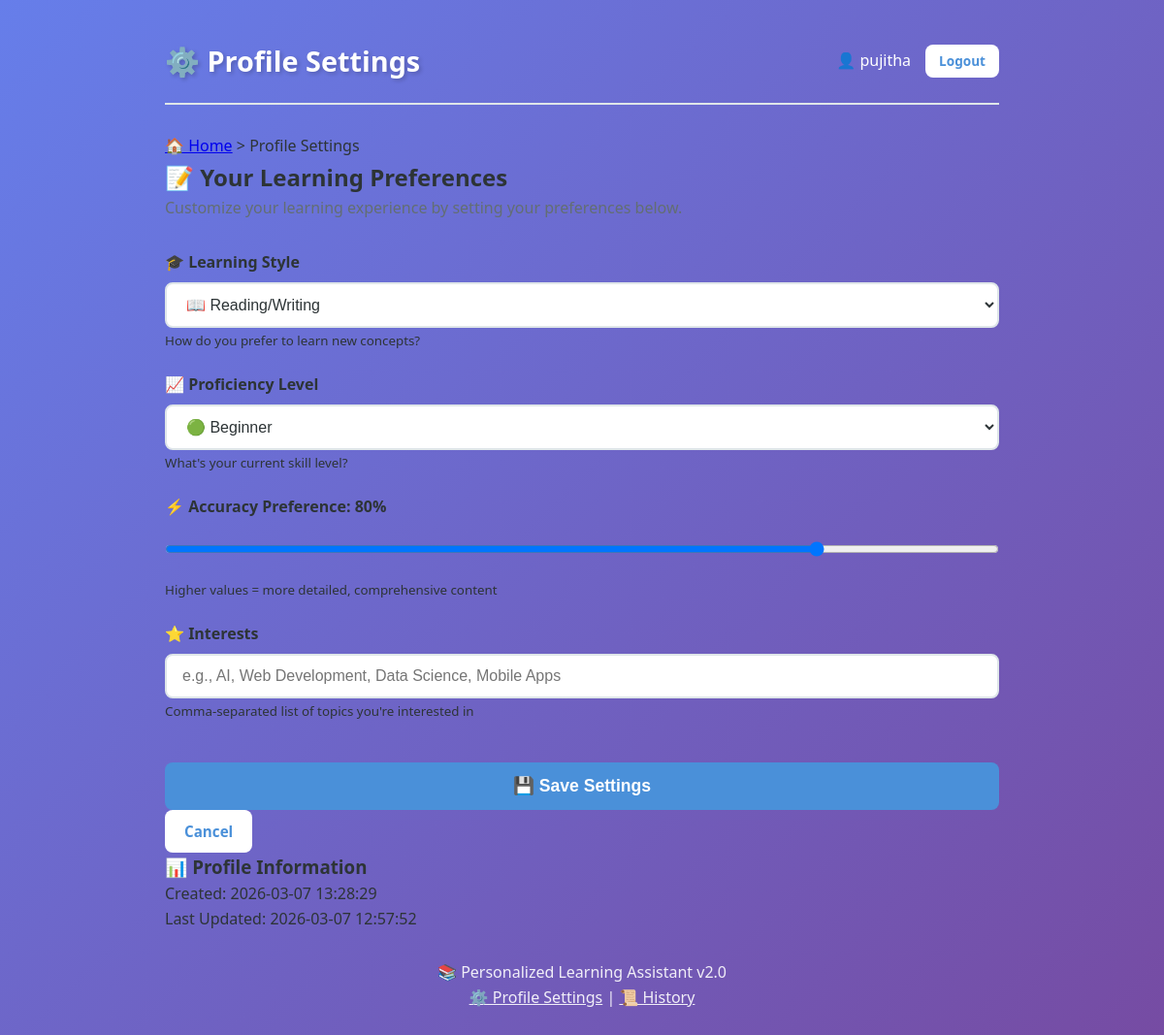
/profile (signed in), run on the app's committed database.
### tables this page shows
CREATE TABLE user_profiles (
            id INTEGER PRIMARY KEY AUTOINCREMENT,
            user_id INTEGER NOT NULL,
            learning_style TEXT DEFAULT 'Reading',
            level TEXT DEFAULT 'Beginner',
            accuracy INTEGER DEFAULT 80,
            interests TEXT DEFAULT '',
            updated_at TIMESTAMP DEFAULT CURRENT_TIMESTAMP, created_at TIMESTAMP,
            FOREIGN KEY (user_id) REFERENCES users (id)
        );

### app.py (the view, shortened to what this page needs)
@app.route('/profile', methods=['GET', 'POST'])
@login_required
def profile():
    user_id = session.get('user_id')
    profile = get_or_create_profile(user_id)
    return render_template('profile.html', profile=profile)

### app.py (called while the page is built, shortened)
def get_db_connection():
    conn = sqlite3.connect(DATABASE)
    conn.row_factory = sqlite3.Row
    return conn

def get_or_create_profile(user_id):
    conn = get_db_connection()
    cursor = conn.cursor()
    cursor.execute('SELECT * FROM user_profiles WHERE user_id = ?', (user_id,))
    profile = cursor.fetchone()
    conn.close()
    return profile

def login_required(f):
    @wraps(f)
    def decorated_function(*args, **kwargs):
        if 'user_id' not in session:
            flash('Please log in to access this page.', 'error')
            return redirect(url_for('login'))
        return f(*args, **kwargs)
    return decorated_function

### templates/profile.html (shortened to what this page needs)
<!DOCTYPE html>
<html lang="en">
<head>
    <link rel="stylesheet" href="/static/style.css">
</head>
<body>
    <div class="container">
        <header>
            <h1>⚙️ Profile Settings</h1>
            <div class="user-info">
                <span>👤 {{ session.get('username') }}</span>
                <a href="/logout" class="btn btn-small">Logout</a>
            </div>
        </header>
        <main>
            <nav class="breadcrumb">
                <a href="/">🏠 Home</a> > <span>Profile Settings</span>
            </nav>
            <section class="profile-form">
                <h2>📝 Your Learning Preferences</h2>
                <p class="subtitle">Customize your learning experience by setting your preferences below.</p>
                <form method="POST" action="/profile">
                    <div class="form-group">
                        <label for="learning_style">🎓 Learning Style</label>
                        <select id="learning_style" name="learning_style">
                            <option value="Reading" {% if profile and profile.learning_style == 'Reading' %}selected{% endif %}>📖 Reading/Writing</option>
                        </select>
                        <small class="help-text">How do you prefer to learn new concepts?</small>
                    </div>
                    <div class="form-group">
                        <label for="level">📈 Proficiency Level</label>
                        <select id="level" name="level">
                            <option value="Beginner" {% if profile and profile.level == 'Beginner' %}selected{% endif %}>🟢 Beginner</option>
                        </select>
                        <small class="help-text">What's your current skill level?</small>
                    </div>
                    <div class="form-group">
                        <label for="accuracy">⚡ Accuracy Preference: <span id="accuracyValue">{{ profile.accuracy if profile else 80 }}%</span></label>
                        <input
                            type="range"
                            id="accuracy"
                            name="accuracy"
                            min="0"
                            max="100"
                            value="{{ profile.accuracy if profile else 80 }}"
                            oninput="document.getElementById('accuracyValue').textContent = this.value + '%'">
                        <small class="help-text">Higher values = more detailed, comprehensive content</small>
                    </div>
                    <div class="form-group">
                        <label for="interests">⭐ Interests</label>
                        <input
                            type="text"
                            id="interests"
                            name="interests"
                            value="{{ profile.interests if profile else '' }}"
                            placeholder="e.g., AI, Web Development, Data Science, Mobile Apps">
                        <small class="help-text">Comma-separated list of topics you're interested in</small>
                    </div>
                    <div class="form-actions">
                        <button type="submit" class="btn btn-primary btn-large">
                            💾 Save Settings
                        </button>
                        <a href="/" class="btn">Cancel</a>
                    </div>
                </form>
            </section>
            {% if profile %}
            <section class="profile-info">
                <h3>📊 Profile Information</h3>
                <div class="info-grid">
                    <div class="info-item">
                        <span class="info-label">Created:</span>
                        <span class="info-value">{{ profile.created_at if profile.created_at else 'New profile - not yet saved' }}</span>
                    </div>
                    <div class="info-item">
                        <span class="info-label">Last Updated:</span>
                        <span class="info-value">{{ profile.updated_at if profile.updated_at else 'Never' }}</span>
                    </div>
                </div>
            </section>
            {% endif %}
        </main>
        <footer>
            <p>📚 Personalized Learning Assistant v2.0</p>
            <p><a href="/profile">⚙️ Profile Settings</a> | <a href="/history">📜 History</a></p>
        </footer>
    </div>
</body>
</html>

### static/style.css (style rules this page uses)
:root { --primary-color: #4a90d9; --primary-dark: #357abd; --secondary-color: #6c5ce7; --success-color: #00b894; --error-color: #d63031; --warning-color: #fdcb6e; --background: linear-gradient(135deg, #667eea 0%, #764ba2 100%); --card-bg: #ffffff; --text-color: #2d3436; --text-light: #636e72; --border-color: #dfe6e9; --shadow: 0 10px 40px rgba(0, 0, 0, 0.1); --shadow-hover: 0 15px 50px rgba(0, 0, 0, 0.15); }
* { margin: 0; padding: 0; box-sizing: border-box; }
body { font-family: 'Segoe UI', Tahoma, Geneva, Verdana, sans-serif; background: var(--background); min-height: 100vh; color: var(--text-color); line-height: 1.6; }
.container { max-width: 900px; margin: 0 auto; padding: 20px; }
header { display: flex; justify-content: space-between; align-items: center; padding: 20px 0; margin-bottom: 30px; border-bottom: 2px solid var(--border-color); animation: slideInDown 0.5s ease-out; }
header h1 { font-size: 1.8rem; color: white; text-shadow: 2px 2px 4px rgba(0, 0, 0, 0.2); }
.user-info { display: flex; align-items: center; gap: 15px; color: white; font-weight: 500; }
.btn { display: inline-block; padding: 10px 20px; background: white; color: var(--primary-color); text-decoration: none; border-radius: 8px; font-weight: 600; transition: all 0.3s ease; border: none; cursor: pointer; font-size: 0.95rem; }
.btn-primary { background: var(--primary-color); color: white; }
.btn-small { padding: 6px 14px; font-size: 0.85rem; }
.btn-large { padding: 14px 28px; font-size: 1.1rem; width: 100%; margin-top: 20px; }
.subtitle { color: var(--text-light); margin-bottom: 30px; }
.form-group { margin-bottom: 20px; }
.form-group label { display: block; margin-bottom: 8px; font-weight: 600; color: var(--text-color); }
.form-group input, .form-group select { width: 100%; padding: 12px 16px; border: 2px solid var(--border-color); border-radius: 8px; font-size: 1rem; transition: all 0.3s ease; background: var(--card-bg); color: var(--text-color); }
footer { text-align: center; padding: 30px 0; color: white; opacity: 0.9; }
footer a { color: white; text-decoration: underline; }

### data on the page
user_profiles: learning_style "📖 Reading/Writing", level "🟢 Beginner", accuracy "80", created_at "2026-03-07 13:28:29", updated_at "2026-03-07 12:57:52"

### other printed values
{{ session.get('username') }} "pujitha"
